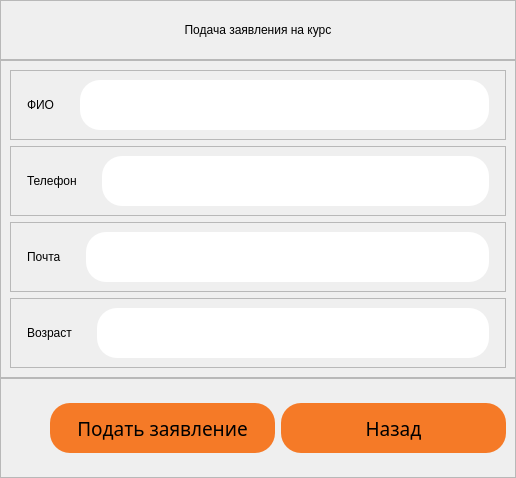
         <widget class="QWidget" name="page_2">
          <layout class="QVBoxLayout" name="verticalLayout_2">
           <property name="spacing">
            <number>0</number>
           </property>
           <property name="leftMargin">
            <number>0</number>
           </property>
           <property name="topMargin">
            <number>0</number>
           </property>
           <property name="rightMargin">
            <number>0</number>
           </property>
           <property name="bottomMargin">
            <number>0</number>
           </property>
           <item>
            <widget class="QFrame" name="frame_3">
             <property name="minimumSize">
              <size>
               <width>0</width>
               <height>60</height>
              </size>
             </property>
             <property name="maximumSize">
              <size>
               <width>16777215</width>
               <height>60</height>
              </size>
             </property>
             <property name="frameShape">
              <enum>QFrame::StyledPanel</enum>
             </property>
             <property name="frameShadow">
              <enum>QFrame::Raised</enum>
             </property>
             <layout class="QHBoxLayout" name="horizontalLayout_4">
              <property name="spacing">
               <number>0</number>
              </property>
              <property name="leftMargin">
               <number>0</number>
              </property>
              <property name="topMargin">
               <number>0</number>
              </property>
              <property name="rightMargin">
               <number>0</number>
              </property>
              <property name="bottomMargin">
               <number>0</number>
              </property>
              <item>
               <widget class="QLabel" name="label_9">
                <property name="styleSheet">
                 <string notr="true">	font: 63 20pt &quot;Montserrat SemiBold&quot;;</string>
                </property>
                <property name="text">
                 <string>Подача заявления на курс</string>
                </property>
                <property name="alignment">
                 <set>Qt::AlignCenter</set>
                </property>
               </widget>
              </item>
             </layout>
            </widget>
           </item>
           <item>
            <widget class="QFrame" name="frame_4">
             <property name="frameShape">
              <enum>QFrame::StyledPanel</enum>
             </property>
             <property name="frameShadow">
              <enum>QFrame::Raised</enum>
             </property>
             <layout class="QVBoxLayout" name="verticalLayout_3">
              <item>
               <widget class="QFrame" name="frame_6">
                <property name="frameShape">
                 <enum>QFrame::StyledPanel</enum>
                </property>
                <property name="frameShadow">
                 <enum>QFrame::Raised</enum>
                </property>
                <layout class="QHBoxLayout" name="horizontalLayout_3">
                 <property name="spacing">
                  <number>25</number>
                 </property>
                 <property name="leftMargin">
                  <number>16</number>
                 </property>
                 <property name="rightMargin">
                  <number>16</number>
                 </property>
                 <item>
                  <widget class="QLabel" name="label_10">
                   <property name="styleSheet">
                    <string notr="true">	font: 63 14pt &quot;Montserrat SemiBold&quot;;</string>
                   </property>
                   <property name="text">
                    <string>ФИО</string>
                   </property>
                  </widget>
                 </item>
                 <item>
                  <widget class="QLineEdit" name="lineEdit">
                   <property name="minimumSize">
                    <size>
                     <width>0</width>
                     <height>50</height>
                    </size>
                   </property>
                   <property name="maximumSize">
                    <size>
                     <width>16777215</width>
                     <height>50</height>
                    </size>
                   </property>
                   <property name="font">
                    <font>
                     <family>Montserrat Medium</family>
                     <pointsize>14</pointsize>
                    </font>
                   </property>
                   <property name="styleSheet">
                    <string notr="true">border: 0;
border-radius: 20px;
padding-left: 10px;
padding-right: 10px;</string>
                   </property>
                   <property name="text">
                    <string/>
                   </property>
                  </widget>
                 </item>
                </layout>
               </widget>
              </item>
              <item>
               <widget class="QFrame" name="frame_8">
                <property name="frameShape">
                 <enum>QFrame::StyledPanel</enum>
                </property>
                <property name="frameShadow">
                 <enum>QFrame::Raised</enum>
                </property>
                <layout class="QHBoxLayout" name="horizontalLayout_5">
                 <property name="spacing">
                  <number>25</number>
                 </property>
                 <property name="leftMargin">
                  <number>16</number>
                 </property>
                 <property name="rightMargin">
                  <number>16</number>
                 </property>
                 <item>
                  <widget class="QLabel" name="label_11">
                   <property name="styleSheet">
                    <string notr="true">	font: 63 14pt &quot;Montserrat SemiBold&quot;;</string>
                   </property>
                   <property name="text">
                    <string>Телефон</string>
                   </property>
                  </widget>
                 </item>
                 <item>
                  <widget class="QLineEdit" name="lineEdit_2">
                   <property name="minimumSize">
                    <size>
                     <width>0</width>
                     <height>50</height>
                    </size>
                   </property>
                   <property name="maximumSize">
                    <size>
                     <width>16777215</width>
                     <height>50</height>
                    </size>
                   </property>
                   <property name="font">
                    <font>
                     <family>Montserrat Medium</family>
                     <pointsize>14</pointsize>
                    </font>
                   </property>
                   <property name="styleSheet">
                    <string notr="true">border: 0;
border-radius: 20px;
padding-left: 10px;
padding-right: 10px;</string>
                   </property>
                   <property name="text">
                    <string/>
                   </property>
                  </widget>
                 </item>
                </layout>
               </widget>
              </item>
              <item>
               <widget class="QFrame" name="frame_9">
                <property name="frameShape">
                 <enum>QFrame::StyledPanel</enum>
                </property>
                <property name="frameShadow">
                 <enum>QFrame::Raised</enum>
                </property>
                <layout class="QHBoxLayout" name="horizontalLayout_6">
                 <property name="spacing">
                  <number>25</number>
                 </property>
                 <property name="leftMargin">
                  <number>16</number>
                 </property>
                 <property name="rightMargin">
                  <number>16</number>
                 </property>
                 <item>
                  <widget class="QLabel" name="label_12">
                   <property name="styleSheet">
                    <string notr="true">	font: 63 14pt &quot;Montserrat SemiBold&quot;;</string>
                   </property>
                   <property name="text">
                    <string>Почта</string>
                   </property>
                  </widget>
                 </item>
                 <item>
                  <widget class="QLineEdit" name="lineEdit_3">
                   <property name="minimumSize">
                    <size>
                     <width>0</width>
                     <height>50</height>
                    </size>
                   </property>
                   <property name="maximumSize">
                    <size>
                     <width>16777215</width>
                     <height>50</height>
                    </size>
                   </property>
                   <property name="font">
                    <font>
                     <family>Montserrat Medium</family>
                     <pointsize>14</pointsize>
                    </font>
                   </property>
                   <property name="styleSheet">
                    <string notr="true">border: 0;
border-radius: 20px;
padding-left: 10px;
padding-right: 10px;</string>
                   </property>
                   <property name="text">
                    <string/>
                   </property>
                  </widget>
                 </item>
                </layout>
               </widget>
              </item>
              <item>
               <widget class="QFrame" name="frame_10">
                <property name="frameShape">
                 <enum>QFrame::StyledPanel</enum>
                </property>
                <property name="frameShadow">
                 <enum>QFrame::Raised</enum>
                </property>
                <layout class="QHBoxLayout" name="horizontalLayout_7">
                 <property name="spacing">
                  <number>25</number>
                 </property>
                 <property name="leftMargin">
                  <number>16</number>
                 </property>
                 <property name="rightMargin">
                  <number>16</number>
                 </property>
                 <item>
                  <widget class="QLabel" name="label_13">
                   <property name="styleSheet">
                    <string notr="true">	font: 63 14pt &quot;Montserrat SemiBold&quot;;</string>
                   </property>
                   <property name="text">
                    <string>Возраст</string>
                   </property>
                  </widget>
                 </item>
                 <item>
                  <widget class="QLineEdit" name="lineEdit_4">
                   <property name="minimumSize">
                    <size>
                     <width>0</width>
                     <height>50</height>
                    </size>
                   </property>
                   <property name="maximumSize">
                    <size>
                     <width>16777215</width>
                     <height>50</height>
                    </size>
                   </property>
                   <property name="font">
                    <font>
                     <family>Montserrat Medium</family>
                     <pointsize>14</pointsize>
                    </font>
                   </property>
                   <property name="styleSheet">
                    <string notr="true">border: 0;
border-radius: 20px;
padding-left: 10px;
padding-right: 10px;</string>
                   </property>
                   <property name="text">
                    <string/>
                   </property>
                  </widget>
                 </item>
                </layout>
               </widget>
              </item>
             </layout>
            </widget>
           </item>
           <item>
            <widget class="QFrame" name="frame_5">
             <property name="minimumSize">
              <size>
               <width>0</width>
               <height>100</height>
              </size>
             </property>
             <property name="maximumSize">
              <size>
               <width>16777215</width>
               <height>100</height>
              </size>
             </property>
             <property name="frameShape">
              <enum>QFrame::StyledPanel</enum>
             </property>
             <property name="frameShadow">
              <enum>QFrame::Raised</enum>
             </property>
             <layout class="QHBoxLayout" name="horizontalLayout_8">
              <item>
               <spacer name="horizontalSpacer_2">
                <property name="orientation">
                 <enum>Qt::Horizontal</enum>
                </property>
                <property name="sizeHint" stdset="0">
                 <size>
                  <width>40</width>
                  <height>20</height>
                 </size>
                </property>
               </spacer>
              </item>
              <item>
               <widget class="QPushButton" name="pushButton_31">
                <property name="minimumSize">
                 <size>
                  <width>225</width>
                  <height>50</height>
                 </size>
                </property>
                <property name="maximumSize">
                 <size>
                  <width>225</width>
                  <height>50</height>
                 </size>
                </property>
                <property name="font">
                 <font>
                  <family>Montserrat SemiBold</family>
                  <pointsize>14</pointsize>
                  <weight>7</weight>
                  <italic>false</italic>
                  <bold>false</bold>
                 </font>
                </property>
                <property name="styleSheet">
                 <string notr="true">QPushButton{
	background-color: #F57A27;
	border: 0;
	border-radius: 20px;
	font: 63 14pt &quot;Montserrat SemiBold&quot;;
}

QPushButton:hover{
	background-color: #D63201;
	color: #fff;
}</string>
                </property>
                <property name="text">
                 <string>Подать заявление</string>
                </property>
               </widget>
              </item>
              <item>
               <widget class="QPushButton" name="pushButton_32">
                <property name="minimumSize">
                 <size>
                  <width>225</width>
                  <height>50</height>
                 </size>
                </property>
                <property name="maximumSize">
                 <size>
                  <width>225</width>
                  <height>50</height>
                 </size>
                </property>
                <property name="font">
                 <font>
                  <family>Montserrat SemiBold</family>
                  <pointsize>14</pointsize>
                  <weight>7</weight>
                  <italic>false</italic>
                  <bold>false</bold>
                 </font>
                </property>
                <property name="styleSheet">
                 <string notr="true">QPushButton{
	background-color: #F57A27;
	border: 0;
	border-radius: 20px;
	font: 63 14pt &quot;Montserrat SemiBold&quot;;
}

QPushButton:hover{
	background-color: #D63201;
	color: #fff;
}</string>
                </property>
                <property name="text">
                 <string>Назад</string>
                </property>
               </widget>
              </item>
             </layout>
            </widget>
           </item>
          </layout>
         </widget>
